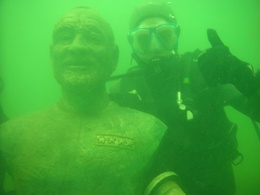
%> input picture images/6.jpg, 260 x 195 px, shrunk from 1037 x 778 before the run
$ octave main.m   (GNU Octave 9; MATLAB toolbox functions it lacks are replaced by stand-ins)
%> lines starting %> are read from the running program, lines starting %| are printed output that depends on the picture; in (x1, y1, x2, y2) boxes, pixels count from 0 and x2, y2 are one past the last pixel; in counts of white or black regions, pixels touching at a corner belong together; the program's own positions count from 1
%> further down, image is the input picture: size 195x260x3 uint8; mean R, G, B 64.9, 172.2, 57
### simple_color_balance.m
% 对图像进行灰度世界白平衡处理
% 再进行直方图自动对比度调整
function  output = simple_color_balance(image)

num = 255;

r = image(:, :, 1);
g = image(:, :, 2);
b = image(:, :, 3);

Ravg = mean(mean(r));
%> Ravg = 64.92
Gavg = mean(mean(g));
%> Gavg = 172.2
Bavg = mean(mean(b));
%> Bavg = 56.99


Max = max([Ravg, Gavg, Bavg]);
%> Max = 172.2
ratio = [Max / Ravg, Max / Gavg, Max / Bavg];
%> ratio = [2.65 1 3.02]

satLevel =  0.005 * ratio;
%> satLevel = [0.0133 0.005 0.0151]

[m,n,p] = size(image);
imgRGB_orig = zeros(p, m*n);

for i = 1 : p
   imgRGB_orig(i, : ) = reshape(double(image(:, :, i)), [1, m * n]);
end

imRGB = zeros(size(imgRGB_orig));

%直方图对比度调整
for ch = 1 : p
    q = [satLevel(ch), 1 - satLevel(ch)];
    tiles = quantile(imgRGB_orig(ch, :), q);
    temp = imgRGB_orig(ch, :);
    temp(find(temp < tiles(1))) = tiles(1);
    temp(find(temp > tiles(2))) = tiles(2);
    imRGB(ch, :) = temp;
    pmin = min(imRGB(ch, :));
    pmax = max(imRGB(ch, :));

% fac(A) = Amin + (A - Alow) * (Amax -Amin)/(Ahigh - Alow)
% 对于8bit图像，Amin = 0，Amax = 255
    imRGB(ch, :)  = (imRGB(ch, :) - pmin) * num /(pmax - pmin);
end
%> this loop made 3 passes
%> (q, pmin, pmax) on passes 1 to 3: ([0.0133 0.987], 21, 116), ([0.005 0.995], 100, 246), ([0.0151 0.985], 22, 107)

output = zeros(size(image));

for i = 1 : p
        output(:, :, i) = reshape(imRGB(i, :), [m, n]);
end
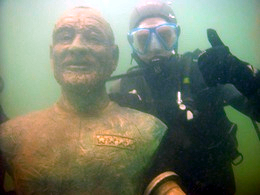
%> output: size 195x260x3 double; mean R, G, B 117.7, 126.2, 105

output = uint8(output);
%> output: size 195x260x3 uint8

end

### rgb_to_lab.m
function lab = rgb_to_lab(rgb)

cform = makecform('srgb2lab');  %rgb转lab公式
lab = applycform(rgb,cform);    %lab格式
%> lab: size 195x260x3 uint8; mean of channels 1, 2, 3 129.1, 122.5, 138.6

end

### bilateralFilter.m
%
% output = bilateralFilter( data, edge, ...
%                          edgeMin, edgeMax, ...
%                          sigmaSpatial, sigmaRange, ...
%                          samplingSpatial, samplingRange )
%
% Bilateral and Cross-Bilateral Filter using the Bilateral Grid.
%
% Bilaterally filters the image 'data' using the edges in the image 'edge'.
% If 'data' == 'edge', then it the standard bilateral filter.
% Otherwise, it is the 'cross' or 'joint' bilateral filter.
% For convenience, you can also pass in [] for 'edge' for the normal
% bilateral filter.
%
% Note that for the cross bilateral filter, data does not need to be
% defined everywhere.  Undefined values can be set to 'NaN'.  However, edge
% *does* need to be defined everywhere.
%
% data and edge should be of the greyscale, double-precision floating point
% matrices of the same size (i.e. they should be [ height x width ])
%
% data is the only required argument
%
% edgeMin and edgeMax specifies the min and max values of 'edge' (or 'data'
% for the normal bilateral filter) and is useful when the input is in a
% range that's not between 0 and 1.  For instance, if you are filtering the
% L channel of an image that ranges between 0 and 100, set edgeMin to 0 and
% edgeMax to 100.
%
% edgeMin defaults to min( edge( : ) ) and edgeMax defaults to max( edge(:)).
% This is probably *not* what you want, since the input may not span the
% entire range.
%
% sigmaSpatial and sigmaRange specifies the standard deviation of the space
% and range gaussians, respectively.
% sigmaSpatial defaults to min( width, height ) / 16
% sigmaRange defaults to ( edgeMax - edgeMin ) / 10.
%
% samplingSpatial and samplingRange specifies the amount of downsampling
% used for the approximation.  Higher values use less memory but are also
% less accurate.  The default and recommended values are:
%
% samplingSpatial = sigmaSpatial
% samplingRange = sigmaRange
%

function output = bilateralFilter( data, edge, edgeMin, edgeMax,...
    sigmaSpatial, sigmaRange, samplingSpatial, samplingRange )

if( ndims( data ) > 2 ),
    error( 'data must be a greyscale image with size [ height, width ]' );
end

if( ~isa( data, 'double' ) ),
    error( 'data must be of class "double"' );
end

if ~exist( 'edge', 'var' ),
    edge = data;
elseif isempty( edge ),
    edge = data;
end

if( ndims( edge ) > 2 ),
    error( 'edge must be a greyscale image with size [ height, width ]' );
end

if( ~isa( edge, 'double' ) ),
    error( 'edge must be of class "double"' );
end

inputHeight = size( data, 1 );
inputWidth = size( data, 2 );

if ~exist( 'edgeMin', 'var' ),
    edgeMin = min( edge( : ) );
%> edgeMin = 0
    %warning( 'edgeMin not set!  Defaulting to: %f\n', edgeMin );
end

if ~exist( 'edgeMax', 'var' ),
    edgeMax = max( edge( : ) );
%> edgeMax = 255
    %warning( 'edgeMax not set!  Defaulting to: %f\n', edgeMax );
end

edgeDelta = edgeMax - edgeMin;
%> edgeDelta = 255

if ~exist( 'sigmaSpatial', 'var' ),
    sigmaSpatial = min( inputWidth, inputHeight ) / 16;
    %fprintf( 'Using default sigmaSpatial of: %f\n', sigmaSpatial );
end

if ~exist( 'sigmaRange', 'var' ),
    sigmaRange = 0.1 * edgeDelta;
%> sigmaRange = 25.5
    %fprintf( 'Using default sigmaRange of: %f\n', sigmaRange );
end

if ~exist( 'samplingSpatial', 'var' ),
    samplingSpatial = sigmaSpatial;
end

if ~exist( 'samplingRange', 'var' ),
    samplingRange = sigmaRange;
%> samplingRange = 25.5
end

if size( data ) ~= size( edge ),
    error( 'data and edge must be of the same size' );
end

% parameters
derivedSigmaSpatial = sigmaSpatial / samplingSpatial;
derivedSigmaRange = sigmaRange / samplingRange;
%> derivedSigmaRange = 1

paddingXY = floor( 2 * derivedSigmaSpatial ) + 1;
paddingZ = floor( 2 * derivedSigmaRange ) + 1;
%> paddingZ = 3

% allocate 3D grid
downsampledWidth = floor( ( inputWidth - 1 ) / samplingSpatial )...
    + 1 + 2 * paddingXY;
downsampledHeight = floor( ( inputHeight - 1 ) / samplingSpatial )...
    + 1 + 2 * paddingXY;
downsampledDepth = floor( edgeDelta / samplingRange ) + 1 + 2 * paddingZ;
%> downsampledDepth = 17

gridData = zeros( downsampledHeight, downsampledWidth, downsampledDepth );
gridWeights = zeros( downsampledHeight, downsampledWidth, downsampledDepth );

% compute downsampled indices
[ jj, ii ] = meshgrid( 0 : inputWidth - 1, 0 : inputHeight - 1 );

% ii =
% 0 0 0 0 0
% 1 1 1 1 1
% 2 2 2 2 2

% jj =
% 0 1 2 3 4
% 0 1 2 3 4
% 0 1 2 3 4

% so when iterating over ii( k ), jj( k )
% get: ( 0, 0 ), ( 1, 0 ), ( 2, 0 ), ... (down columns first)

di = round( ii / samplingSpatial ) + paddingXY + 1;
dj = round( jj / samplingSpatial ) + paddingXY + 1;
dz = round( ( edge - edgeMin ) / samplingRange ) + paddingZ + 1;

% perform scatter (there's probably a faster way than this)
% normally would do downsampledWeights( di, dj, dk ) = 1, but we have to
% perform a summation to do box downsampling
for k = 1 : numel( dz ),

    dataZ = data( k ); % traverses the image column wise, same as di( k )
    if ~isnan( dataZ  ),

        dik = di( k );
        djk = dj( k );
        dzk = dz( k );

        gridData( dik, djk, dzk ) = gridData( dik, djk, dzk ) + dataZ;
        gridWeights( dik, djk, dzk ) = gridWeights( dik, djk, dzk ) + 1;

    end
end
%> this loop made 50700 passes
%> (dataZ, dzk) on passes 1 to 8: (148, 10), (150, 10), (154, 10), (156, 10), (156, 10), (157, 10), (160, 10), (162, 10)
%> after the loop, dik = 20; djk = 25; dzk = 5

% make gaussian kernel
kernelWidth = 2 * derivedSigmaSpatial + 1;
kernelHeight = kernelWidth;
kernelDepth = 2 * derivedSigmaRange + 1;
%> kernelDepth = 3

halfKernelWidth = floor( kernelWidth / 2 );
halfKernelHeight = floor( kernelHeight / 2 );
halfKernelDepth = floor( kernelDepth / 2 );
%> halfKernelDepth = 1

[gridX, gridY, gridZ] = meshgrid( 0 : kernelWidth - 1,...
    0 : kernelHeight - 1, 0 : kernelDepth - 1 );
gridX = gridX - halfKernelWidth;
gridY = gridY - halfKernelHeight;
gridZ = gridZ - halfKernelDepth;
gridRSquared = ( gridX .* gridX + gridY .* gridY ) /...
    ( derivedSigmaSpatial * derivedSigmaSpatial ) +...
    ( gridZ .* gridZ ) / ( derivedSigmaRange * derivedSigmaRange );
kernel = exp( -0.5 * gridRSquared );

% convolve
blurredGridData = convn( gridData, kernel, 'same' );
blurredGridWeights = convn( gridWeights, kernel, 'same' );

% divide
% avoid divide by 0, won't read there anyway
blurredGridWeights( blurredGridWeights == 0 ) = -2;
normalizedBlurredGrid = blurredGridData ./ blurredGridWeights;
% put 0s where it's undefined
normalizedBlurredGrid( blurredGridWeights < -1 ) = 0;

% for debugging
% blurredGridWeights( blurredGridWeights < -1 ) = 0; % put zeros back

% upsample
% meshgrid does x, then y, so output arguments need to be reversed
[ jj, ii ] = meshgrid( 0 : inputWidth - 1, 0 : inputHeight - 1 );
% no rounding
di = ( ii / samplingSpatial ) + paddingXY + 1;
dj = ( jj / samplingSpatial ) + paddingXY + 1;
dz = ( edge - edgeMin ) / samplingRange + paddingZ + 1;

% interpn takes rows, then cols, etc
% i.e. size(v,1), then size(v,2), ...
output = interpn( normalizedBlurredGrid, di, dj, dz );
%> output: size 195x260 double
end

### lab_to_rgb.m
function rgb = lab_to_rgb(lab)

cform = makecform('lab2srgb');
rgb = applycform(lab,cform);

end

### saliency_detection.m
%---------------------------------------------------------
% Copyright (c) 2009 Radhakrishna Achanta [EPFL]
% Contact: firstname.lastname@epfl.ch
%---------------------------------------------------------
% Citation:
% @InProceedings{LCAV-CONF-2009-012,
%    author      = {Achanta, Radhakrishna and Hemami, Sheila and Estrada,
%                  Francisco and S?strunk, Sabine},
%    booktitle   = {{IEEE} {I}nternational {C}onference on {C}omputer
%                  {V}ision and {P}attern {R}ecognition},
%    year        = 2009
% }
%---------------------------------------------------------
% Please note that the saliency maps generated using this
% code may be slightly different from those of the paper.
% This seems to be because the RGB to Lab conversion is
% different from the one used for the results in the C++ code.
% The C++ code is available on the same page as this matlab
% code (http://ivrg.epfl.ch/supplementary_material/RK_CVPR09/index.html)
% One should preferably use the C++ as reference and use
% this matlab implementation mostly as proof of concept
% demo code.
%---------------------------------------------------------
function sm = saliency_detection(img)
%
%---------------------------------------------------------
% Read image and blur it with a 3x3 or 5x5 Gaussian filter
%---------------------------------------------------------
%img = imread('input_image.jpg');%Provide input image path
gfrgb = imfilter(img, fspecial('gaussian', 3, 3), 'symmetric', 'conv');
%---------------------------------------------------------
% Perform sRGB to CIE Lab color space conversion (using D65)
%---------------------------------------------------------
%cform = makecform('srgb2lab', 'whitepoint', whitepoint('d65'));
cform = makecform('srgb2lab');
lab = applycform(gfrgb,cform);
%---------------------------------------------------------
% Compute Lab average values (note that in the paper this
% average is found from the unblurred original image, but
% the results are quite similar)
%---------------------------------------------------------
l = double(lab(:,:,1)); lm = mean(mean(l));
a = double(lab(:,:,2)); am = mean(mean(a));
b = double(lab(:,:,3)); bm = mean(mean(b));
%---------------------------------------------------------
% Finally compute the saliency map and display it.
%---------------------------------------------------------
sm = (l-lm).^2 + (a-am).^2 + (b-bm).^2;
%imshow(sm,[]);
%---------------------------------------------------------

### gaussian_pyramid.m
% 高斯金字塔实现步骤：
% 1. 对j级图像进行一个滤波处理（高斯金字塔则采用高斯低通滤波）;
% 2. 对j级图像进行步长2的下采样操作，得到 j-1 级图像;
% 3. 对上1,2步进行迭代操作，直到输出第0级图像结束。

function output = gaussian_pyramid(image, level)

h =1/16 * [1, 4, 6, 4, 1];
filt = h' * h;

% filt = 1/256 * [ 1  4  6  4 1;      % 高斯内核
%                 4 16 24 16 4;
%                 6 24 36 24 6;
%                 4 16 24 16 4;
%                 1  4  6  4 1 ];

output{1} = imfilter(image, filt, 'replicate', 'conv');
temp_img = image;

for i = 2 : level
    temp_img = temp_img(1: 2: end, 1: 2: end);  %向下采样，缩小图像，步长为2
    output{i} = imfilter(temp_img, filt, 'replicate', 'conv');
end

end

### laplacian_pyramid.m
% 拉普拉斯金字塔（作用：重建高斯金字塔）
function output = laplacian_pyramid(image, level)

h = 1/16 * [1, 4, 6, 4, 1];
filt = h'* h;

output{1} = image;
temp_img = image;

for i = 2 : level   % 滤波，下采样
    temp_img = temp_img(1: 2: end, 1: 2: end);
    output{i} = imfilter(temp_img, filt, 'replicate', 'conv');
end

% 计算预测残差，重建后的图像减去原始的第j级输入图像
% 即第i层为高斯金字塔i层与 i+1 层经过内插放大后图像的差
for i = 1 : level - 1
   [m, n] = size(output{i});
   output{i} = output{i} - imresize(output{i + 1}, [m, n]);
end

end

### pyramid_reconstruct.m
function output = pyramid_reconstruct(pyramid)

level = length(pyramid);

for i = level : -1 :2
    [m, n] = size(pyramid{i - 1});
    pyramid{i - 1} = pyramid{i -1} + imresize(pyramid{i}, [m, n]);
end

output = pyramid{1};
end

### UCIQE.m
%%%Underwater Color Image Quality Metric%%%%%%%
function Qualty_Val=UCIQE(I,Coe_Metric)

%%% Trained coefficients are c1=0.4680, c2=0.2745, c3=0.2576.
%% UCIQE=c1*Var_Chr+c2*Con_lum+c3*Aver_Sat
%%%%%%%   Var_chr   is 考c : the standard deviation of chroma
%%%%%%%   Con_lum is conl: the contrast of luminance
%%%%%%%   Aver_Sat  is 米s : the average of saturation
%%%%%%%   Coe_Metric=[c1, c2, c3]are weighted coefficients.
if nargin==1
    %% According to training result mentioned in the paper:
    %% Obtained coefficients are c1=0.4680, c2=0.2745, c3=0.2576.
    Coe_Metric=[0.4680    0.2745    0.2576];
end
%%%Transform to Lab color space
cform = makecform('srgb2lab');
Img_lab = applycform(I, cform);

Img_lum=double(Img_lab(:,:,1));
Img_lum=Img_lum./255+ eps;

Img_a=double(Img_lab(:,:,2))./255;
Img_b=double(Img_lab(:,:,3))./255;
%%%% Chroma
Img_Chr=sqrt(Img_a(:).^2+Img_b(:).^2);
%%%% Saturation
Img_Sat=Img_Chr./sqrt(Img_Chr.^2+Img_lum(:).^2);

%% Average of saturation
Aver_Sat=mean(Img_Sat);
%% Average of Chroma
Aver_Chr=mean(Img_Chr);
%%% Variance of Chroma
Var_Chr =sqrt(mean((abs(1-(Aver_Chr./Img_Chr).^2))));
%%% Contrast of luminance
Tol=stretchlim(Img_lum);
Con_lum=Tol(2)-Tol(1);
%%% get final quality value
Qualty_Val=Coe_Metric(1)*Var_Chr+Coe_Metric(2)*Con_lum+Coe_Metric(3)*Aver_Sat;

### main.m
%ゞEnhancing Underwater Images and Videos by Fusion〃 code
clc;
clear all;
close all;

path = "./images/6.jpg";

image = imread(path);
figure,imshow(image),title("origin image");

tic;

%%%%%%%%%%%%%%%%%%%%%%%%%%%%%%%%%%%%%%%%%%%%%%%%%%
% deal with input image for fusion
% input1
%%%%%%%%%%%%%%%%%%%%%%%%%%%%%%%%%%%%%%%%%%%%%%%%%%
img1 = simple_color_balance(image);
lab1 = rgb_to_lab(img1);    %rgb change to lab

figure,subplot(1,2,1),imshow(img1),title("imupt1 image");


% input2
lab2 = lab1;

% bilateralFilter deal with luminance channel
lab2(:, :, 1) = uint8(bilateralFilter(double(lab2(:, :, 1))));
%lab2(:, :, 1) = uint8(guidedfilter(double(rgb2gray(image)),double(lab2(:, :, 1)), 15*4, 10^-6) );

% adaptive histogram equalization
lab2(:, :, 1) = adapthisteq(lab2(:, :, 1));
img2 = lab_to_rgb(lab2);

subplot(1,2,2),imshow(img2),title("imupt2 image");
%%%%%%%%%%%%%%%%%%%%%%%%%%%%%%%%%%%%%%%%%%%%%%%%%%

%%%%%%%%%%%%%%%%%%%%%%%%%%%%%%%%%%%%%%%%%%%%%%%%%%
% calculate weight
%%%%%%%%%%%%%%%%%%%%%%%%%%%%%%%%%%%%%%%%%%%%%%%%%%
R1 = double(lab1(:, :, 1)/255);
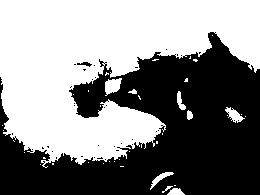
%> R1: size 195x260 double; values 0 (black) and 1 (white), 52.9% white; 37 black regions (35 under 20 px), largest, box (x1, y1, x2, y2) and area: (0, 32, 260, 195) 23782, (77, 62, 92, 67) 38
R2 = double(lab2(:, :, 1)/255);
%> R2: size 195x260 double; values 0 (black) and 1 (white), 50.7% white; 29 black regions (25 under 20 px), largest, box (x1, y1, x2, y2) and area: (0, 27, 260, 195) 24722, (139, 12, 171, 22) 141, (57, 30, 75, 41) 83, (175, 28, 180, 37) 22

%1. Laplacian contrast weight (Laplacian filiter on input luminance channel)
WL1 = abs(imfilter(R1, fspecial('Laplacian'), 'replicate', 'conv'));
WL2 = abs(imfilter(R2, fspecial('Laplacian'), 'replicate', 'conv'));

% 2. Local contrast weight
h = 1/16 * [1, 4, 6, 4, 1];

whc = pi / 2.75;  % high frequency cut-off value

WLC1 = imfilter(R1, h' * h, 'replicate', 'conv');
WLC1(find(WLC1 > whc)) = whc;
WLC1 = (R1 - WLC1).^2;

WLC2 = imfilter(R2, h' * h, 'replicate', 'conv');
WLC2(find(WLC2 > whc)) = whc;
WLC2 = (R2 - WLC2).^2;
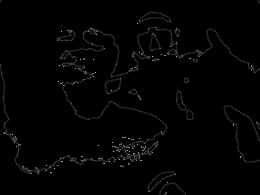
%> WLC2: size 195x260 double; min 0, max 0.739, mean 0.0121

% 3. Saliency weight
WS1 = saliency_detection(img1);
%> in saliency_detection, `lm = mean(mean(l))`: lm = 129.1
%> in saliency_detection, `a = double(lab(:,:,2))`:
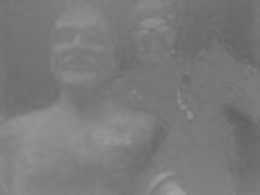
%> a: size 195x260 double; min 97, max 164, mean 122.5
%> in saliency_detection, `am = mean(mean(a))`: am = 122.5
%> in saliency_detection, `b = double(lab(:,:,3))`:
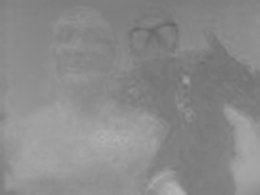
%> b: size 195x260 double; min 101, max 181, mean 138.6
%> in saliency_detection, `bm = mean(mean(b))`: bm = 138.6
WS2 = saliency_detection(img2);
%> in saliency_detection (call 2), `l = double(lab(:,:,1))`:
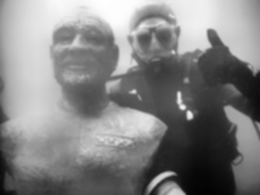
%> l: size 195x260 double; min 1, max 255, mean 130.7
%> in saliency_detection (call 2), `lm = mean(mean(l))`: lm = 130.7

% 4. Exposedness weight
average = 0.5;
sigma = 0.25;

WE1 = exp(-(R1 - average).^2 / (2 * sigma^2));
%> WE1: size 195x260 double; every value is 0.135
WE2 = exp(-(R2 - average).^2 / (2 * sigma^2));

% normalized weight
W1 = (WL1 + WLC1 + WS1 + WE1) ./ (WL1 + WLC1 + WS1 + WE1 + WL2 + WLC2 + WS2 + WE2);
W2 = (WL2 + WLC2 + WS2 + WE2) ./ (WL1 + WLC1 + WS1 + WE1 + WL2 + WLC2 + WS2 + WE2);
%%%%%%%%%%%%%%%%%%%%%%%%%%%%%%%%%%%%%%%%%%%%%%%%%%

%%%%%%%%%%%%%%%%%%%%%%%%%%%%%%%%%%%%%%%%%%%%%%%%%%
% image fusion
% R(x,y) = sum G{W} * L{I}
%%%%%%%%%%%%%%%%%%%%%%%%%%%%%%%%%%%%%%%%%%%%%%%%%%
level = 5;

% weight gaussian pyramid
Weight1 = gaussian_pyramid(W1, level);
%> after the loop in gaussian_pyramid, `for i = 2 : level`: output = 5 items
%> Weight1 = 5 items
Weight2 = gaussian_pyramid(W2, level);
%> Weight2 = 5 items

% image laplacian pyramid
% input1
r1 = laplacian_pyramid(double(double(img1(:, :, 1))), level);
%> the loop in laplacian_pyramid, `for i = 2 : level` made 4 passes
%> pass 3, in laplacian_pyramid, `temp_img = temp_img(1: 2: end, 1: 2: end);`:
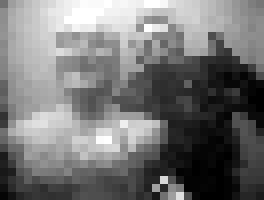
%> temp_img: size 25x33 double (shown 8 times larger); min 0, max 255, mean 117.2
%> the loop in laplacian_pyramid, `for i = 1 : level - 1` made 4 passes
%> (m, n) on passes 1 to 4: (195, 260), (98, 130), (49, 65), (25, 33)
%> r1 = 5 items
g1 = laplacian_pyramid(double(double(img1(:, :, 2))), level);
%> the loop in laplacian_pyramid (call 2), `for i = 1 : level - 1` made 4 passes
%> g1 = 5 items
b1 = laplacian_pyramid(double(double(img1(:, :, 3))), level);
%> b1 = 5 items
% input2
r2 = laplacian_pyramid(double(double(img2(:, :, 1))), level);
%> r2 = 5 items
g2 = laplacian_pyramid(double(double(img2(:, :, 2))), level);
%> g2 = 5 items
b2 = laplacian_pyramid(double(double(img2(:, :, 3))), level);
%> b2 = 5 items

% fusion
for i = 1 : level
    R_r{i} = Weight1{i} .* r1{i} + Weight2{i} .* r2{i};
    G_g{i} = Weight1{i} .* g1{i} + Weight2{i} .* g2{i};
    B_b{i} = Weight1{i} .* b1{i} + Weight2{i} .* b2{i};
end
%> after the loop, B_b = 5 items; G_g = 5 items; R_r = 5 items

% pyramin reconstruct
R = pyramid_reconstruct(R_r);
%> in pyramid_reconstruct, `level = length(pyramid);`: level = 5
%> the loop in pyramid_reconstruct, `for i = level : -1 :2` made 4 passes
%> (i, m, n) on passes 1, 2, 4: (5, 25, 33), (4, 49, 65), (2, 195, 260)
%> after the loop in pyramid_reconstruct, `for i = level : -1 :2`: pyramid = 5 items
G = pyramid_reconstruct(G_g);
%> the loop in pyramid_reconstruct (call 2), `for i = level : -1 :2` made 4 passes
B = pyramid_reconstruct(B_b);

fusion = cat(3, uint8(R), uint8(G),uint8(B));
%%%%%%%%%%%%%%%%%%%%%%%%%%%%%%%%%%%%%%%%%%%%%%%%%%
uciqe = UCIQE(fusion)
%> in UCIQE, `Aver_Sat=mean(Img_Sat);`: Aver_Sat = 0.814
%> in UCIQE, `Aver_Chr=mean(Img_Chr);`: Aver_Chr = 0.726
%> in UCIQE, `Var_Chr =sqrt(mean((abs(1-(Aver_Chr./Img_Chr).^2))));`: Var_Chr = 0.341
%> in UCIQE, `Tol=stretchlim(Img_lum);`: Tol = [0.0235; 0.984]
%> in UCIQE, `Con_lum=Tol(2)-Tol(1);`: Con_lum = 0.961
%> in UCIQE, `Qualty_Val=Coe_Metric(1)*Var_Chr+Coe_Metric(2)*Con_lum+Coe_Metric(3)*A..`: Qualty_Val = 0.633
%> uciqe = 0.633

toc;
figure,imshow(fusion),title("fusion image");

$ run again, with images/1.jpg copied over images/6.jpg
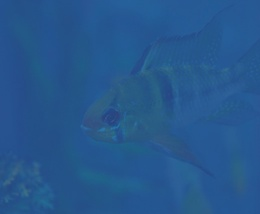
%> input picture images/1.jpg, 260 x 214 px, shrunk from 1562 x 1284 before the run
%> image is the input picture: size 214x260x3 uint8; mean R, G, B 37.8, 87.6, 141.4
%> Ravg = 37.84
%> Gavg = 87.61
%> Bavg = 141.4
%> ratio = [3.74 1.61 1]
%> satLevel = [0.0187 0.00807 0.005]
%> the loop in simple_color_balance, `for ch = 1 : p` made 3 passes
%> (q, pmin, pmax) on passes 1 to 3: ([0.0187 0.981], 33, 47), ([0.00807 0.992], 78, 99), ([0.005 0.995], 129, 153)
%> edgeMin = 0
%> edgeMax = 255
%> sigmaRange = 25.5
%> derivedSigmaRange = 1
%> paddingZ = 3
%> downsampledDepth = 17
%> the loop in bilateralFilter, `for k = 1 : numel( dz ),` made 55640 passes
%> (dataZ, dzk) on passes 1 to 8: (79, 7), (79, 7), (79, 7), (79, 7), (79, 7), (79, 7), (65, 7), (65, 7)
%> after the loop in bilateralFilter, `for k = 1 : numel( dz ),`: dik = 20; djk = 23
%> kernelDepth = 3
%> halfKernelDepth = 1
%> `R1 = double(lab1(:, :, 1)/255);`:
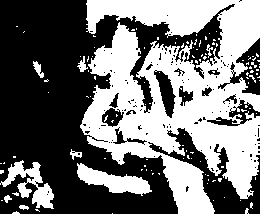
%> R1: size 214x260 double; values 0 (black) and 1 (white), 45.2% white; 123 white regions (114 under 20 px), largest, box (x1, y1, x2, y2) and area: (80, 0, 260, 214) 22152, (77, 163, 152, 196) 1125, (0, 160, 54, 209) 1028
%> R2: size 214x260 double; values 0 (black) and 1 (white), 41.5% white; 118 white regions (107 under 20 px), largest, box (x1, y1, x2, y2) and area: (75, 0, 260, 214) 19387, (0, 160, 54, 213) 1169, (77, 163, 151, 196) 1055
%> lm = 122.7
%> am = 124.7
%> bm = 116.8
%> WE1: size 214x260 double; every value is 0.135
%> after the loop in gaussian_pyramid, `for i = 2 : level`: output = 5 items
%> the loop in laplacian_pyramid, `for i = 1 : level - 1` made 4 passes
%> (m, n) on passes 1 to 4: (214, 260), (107, 130), (54, 65), (27, 33)
%> in laplacian_pyramid (call 2), `temp_img = image;`:
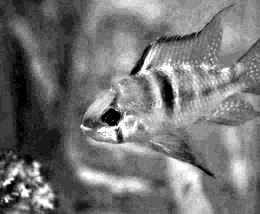
%> temp_img: size 214x260 double; min 0, max 255, mean 116.6
%> the loop in laplacian_pyramid (call 2), `for i = 1 : level - 1` made 4 passes
%> level = 5
%> the loop in pyramid_reconstruct, `for i = level : -1 :2` made 4 passes
%> (i, m, n) on passes 1, 2, 4: (5, 27, 33), (4, 54, 65), (2, 214, 260)
%> after the loop in pyramid_reconstruct, `for i = level : -1 :2`: pyramid = 5 items
%> the loop in pyramid_reconstruct (call 2), `for i = level : -1 :2` made 4 passes
%> Aver_Sat = 0.815
%> Aver_Chr = 0.682
%> Var_Chr = 0.429
%> Tol = [0.106; 0.937]
%> Con_lum = 0.831
%> Qualty_Val = 0.639
